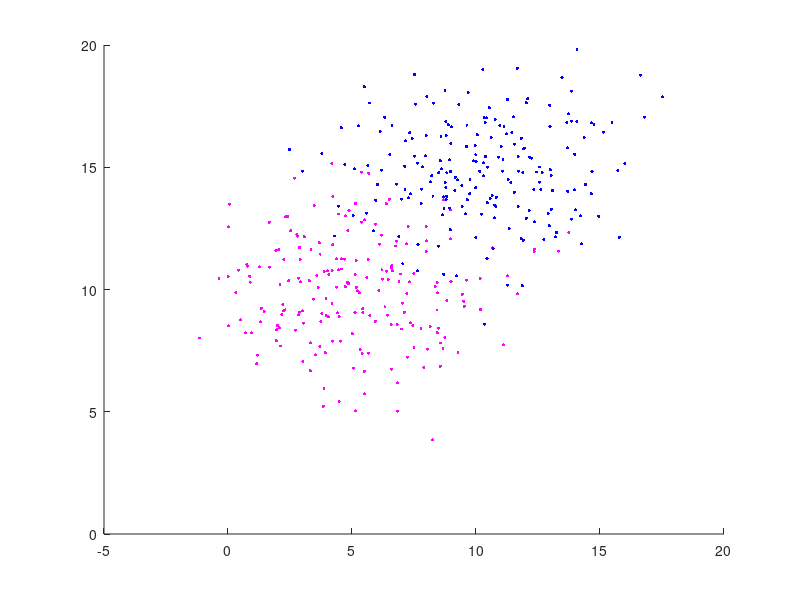
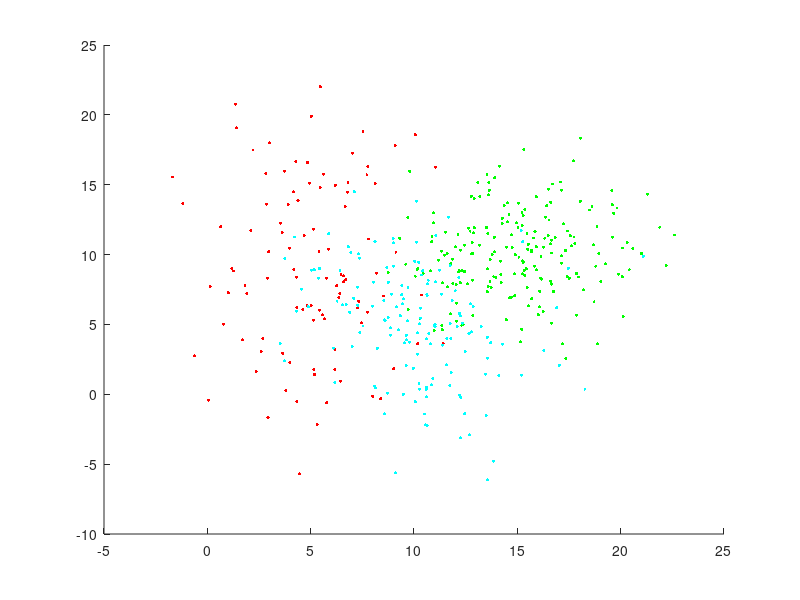

Here is the MATLAB script that generated these plots, in order: (Note: this script raises an error after producing the figures.)
function main

    clear;
    clf();

    gridSize = 0.1;
    fig_AB = 1;
    fig_CDE = 2;
    k = 5;
    %CASE 1:

    Na = 200;
    muA = [5; 10];
    covarA = [8 0; 0 4];
    colourA = 'm'

    Nb = 200;
    muB = [10; 15];
    covarB = [8 0; 0 4];
    colourB = 'b'

    %CASE 2:
    Nc = 100;
    muC = [5; 10];
    covarC = [8 4; 4 40];
    colourC = 'r'

    Nd = 200;
    muD = [15; 10];
    covarD = [8 0; 0 8];
    colourD = 'g'

    Ne = 150;
    muE = [10; 5];
    covarE = [10 -5; -5 20;]
    colourE = 'c'

    %Generate bivariate normal distribution with mean vector and covariance
    %matrix
    dataA = gen_normal_distribution(Na, muA, covarA);
    figure(1);
    scatter(dataA(:,1), dataA(:,2), 5, colourA, 'filled');
    hold on;

    dataB = gen_normal_distribution(Nb, muB, covarB);
    scatter(dataB(:,1), dataB(:,2), 5, colourB, 'filled');
    hold on;

    figure(2);
    dataC = gen_normal_distribution(Nc, muC, covarC);
    scatter(dataC(:,1), dataC(:,2), 5, colourC, 'filled');
    hold on;
    dataD = gen_normal_distribution(Nd, muD, covarD);
    scatter(dataD(:,1), dataD(:,2), 5, colourD, 'filled');
    hold on;
    dataE = gen_normal_distribution(Ne, muE, covarE);
    scatter(dataE(:,1), dataE(:,2), 5, colourE, 'filled');
    hold on;

    %Find whitening transform W -> unit std.dev. contour
    [eigen_vec_A, eigen_diag_A] = get_eigenvalues(covarA);

    %plot ellipse
    figure(1);
    thetaA = atan2(eigen_vec_A(3),eigen_vec_A(1));
    Draw.draw_ellipse(muA(1), muA(2), thetaA, sqrt(eigen_diag_A(1)), sqrt(eigen_diag_A(4)), colourA);
    hold on;

    [eigen_vec_B, eigen_diag_B] = get_eigenvalues(covarB);
    thetaB = atan2(eigen_vec_B(3),eigen_vec_B(1));
    Draw.draw_ellipse(muB(1), muB(2), thetaB, sqrt(eigen_diag_B(1)), sqrt(eigen_diag_B(4)), colourB);
    hold on;

    figure(2);
    [eigen_vec_C, eigen_diag_C] = get_eigenvalues(covarC);
    thetaC = atan2(eigen_vec_C(3),eigen_vec_C(1));
    Draw.draw_ellipse(muC(1), muC(2), thetaC, sqrt(eigen_diag_C(1)), sqrt(eigen_diag_C(4)), colourC);
    hold on;

    [eigen_vec_D, eigen_diag_D] = get_eigenvalues(covarD);
    thetaD = atan2(eigen_vec_D(3),eigen_vec_D(1));
    Draw.draw_ellipse(muD(1), muD(2), thetaD, sqrt(eigen_diag_D(1)), sqrt(eigen_diag_D(4)), colourD);
    hold on;

    [eigen_vec_E, eigen_diag_E] = get_eigenvalues(covarE);
    thetaE = atan2(eigen_vec_E(3),eigen_vec_E(1));
    Draw.draw_ellipse(muE(1), muE(2), thetaE, sqrt(eigen_diag_E(1)), sqrt(eigen_diag_E(4)), colourE);
    hold on;

    whiten_A = eigen_diag_A^(-1/2) * transpose(eigen_vec_A);
    whiten_B = eigen_diag_B^(-1/2) * transpose(eigen_vec_B);
    whiten_C = eigen_diag_C^(-1/2) * transpose(eigen_vec_C);
    whiten_D = eigen_diag_D^(-1/2) * transpose(eigen_vec_D);
    whiten_E = eigen_diag_E^(-1/2) * transpose(eigen_vec_E);

    muA_whitened = whiten_A * muA;
    muB_whitened = whiten_B * muB;
    muC_whitened = whiten_C * muC;
    muD_whitened = whiten_D * muD;
    muE_whitened = whiten_E * muE;

    %draw unit standard deviation contours
    figure(1)
    Draw.draw_circle(muA_whitened, colourA);
    Draw.draw_circle(muB_whitened, colourB);
    figure(2)
    Draw.draw_circle(muC_whitened, colourC);
    Draw.draw_circle(muD_whitened, colourD);
    Draw.draw_circle(muE_whitened, colourE);

    AB_means = [muA muB]
    AB_tmeans = [muA_whitened muB_whitened]
    AB_transforms = [whiten_A whiten_B]
    AB_stdDev = [transpose(cov2corr(covarA)) transpose(cov2corr(covarB))]
    AB_probs = [Na/(Na+Nb) Nb/(Na+Nb)]
    AB_covars = [covarA covarB]
    
    CDE_means = [muC muD muE]
    CDE_tmeans = [muC_whitened muD_whitened muE_whitened]
    CDE_transforms = [whiten_C whiten_D whiten_E]
    CDE_stdDev = [transpose(cov2corr(covarC)) transpose(cov2corr(covarD)) transpose(cov2corr(covarE))]
    CDE_probs = [Nc/(Nc+Nd+Ne) Nd/(Nc+Nd+Ne) Ne/(Nc+Nd+Ne)]
    CDE_covars = [covarC covarD covarE]
    
    %Grid Helper
    [xVals_AB, yVals_AB, grid_AB] = Plotter.prepareGrid(gridSize, dataA, dataB);
    [xVals_CDE, yVals_CDE, grid_CDE] = Plotter.prepareGrid(gridSize, dataC, dataD, dataE);

    figure(1);
    Plotter.plot_MED(grid_AB, xVals_AB, yVals_AB, AB_means, 1);
    Plotter.plot_GED(grid_AB, xVals_AB, yVals_AB, AB_tmeans, AB_transforms);
    Plotter.plot_nn(1, grid_AB, xVals_AB, yVals_AB, fig_AB, dataA, dataB);
    Plotter.plot_nn(k, grid_AB, xVals_AB, yVals_AB, fig_AB, dataA, dataB);

    figure(2);
    Plotter.plot_MED(grid_CDE, xVals_CDE, yVals_CDE, CDE_means, 2);
    Plotter.plot_GED(grid_CDE, xVals_CDE, yVals_CDE, CDE_tmeans, CDE_transforms);
    Plotter.plot_nn(1, grid_CDE, xVals_CDE, yVals_CDE, fig_CDE, dataC, dataD, dataE);
    Plotter.plot_nn(k, grid_CDE, xVals_CDE, yVals_CDE, fig_CDE, dataC, dataD, dataE);
    
    %%%%%%%%%%%%%%%%%%%%%%%%%%%%%%%%%%%%%%%%%%%%%%%%%%%%%%%%%%%%%%%%%%%%%%%%%%%%%%%%%%
    % tested up to here
    %
    %%%%%%%%%%%%%%%%%%%%%%%%%%%%%%%%%%%%%%%%%%%%%%%%%%%%%%%%%%%%%%%%%%%%%%%%%%%%%%%%%%%
                                  
    
    
    
%     contour(xVals_AB, yVals_AB,ged_ab);
%     hold on;
%     map_ab = plot_MAP(grid_AB, xVals_AB, yVals_AB, AB_means, AB_covars, AB_probs);
%     contour(xVals_AB, yVals_AB, map_ab);
%     hold on;
   

%     med_cde = plot_MED(grid_CDE, xVals_CDE, yVals_CDE, CDE_means, 2);
%     contour(xVals_CDE, yVals_CDE,med_cde);
%     hold on;
%     ged_cde = 
%     contour(xVals_CDE, yVals_CDE,ged_cde);
% %     hold on;
    map_cde = Plotter.plot_MAP(grid_CDE, xVals_CDE, yVals_CDE, CDE_means, CDE_covars, CDE_probs);
    contour(xVals_CDE, yVals_CDE, map_cde);
    hold on;
%    

        

end



function gauss = gen_normal_distribution(N, mu, covar)
    rand = randn(N,2);
    R = chol(covar);
    gauss = repmat(transpose(mu), length(rand), 1) + rand*R;
end

function [V,D] = get_eigenvalues(matrix)
    [V,D] = eig(matrix);
end









